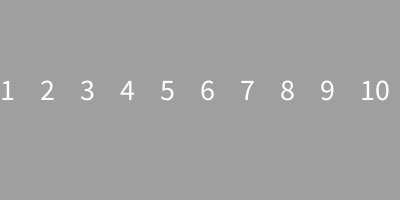
Frame 1 (no input)
Frame 60 (the mouse pressed at the canvas centre just before this capture): identical to frame 1, image omitted
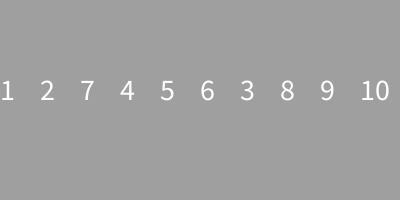
Frame 120 (the mouse held since frame 60 and released just before this capture)

The Processing sketch that drew these frames (run headless with seeded random() and noise(); from frame 60 on, the mouse is pressed at the canvas centre):

// Processing sketch: week14_3
// ── week14_3.pde
int []a = {1,2,3,4,5,6,7,8,9,10}; //Java

void setup()
{
  size(400,200);
  textSize(30);
}

void draw()
{ 
  background(#9f9f9f);
  
  for( int i = 0 ; i < 10 ; i++ )
  {
    text( a[i] , i * 40 , 100 );  
  }
}

void mousePressed ()
{ 
  int i1 = (int) random(10);
  int i2 = (int) random(10);
  ///交換
  int temp = a[i1];
  a[i1] = a[i2];
  a[i2] = temp;
}
